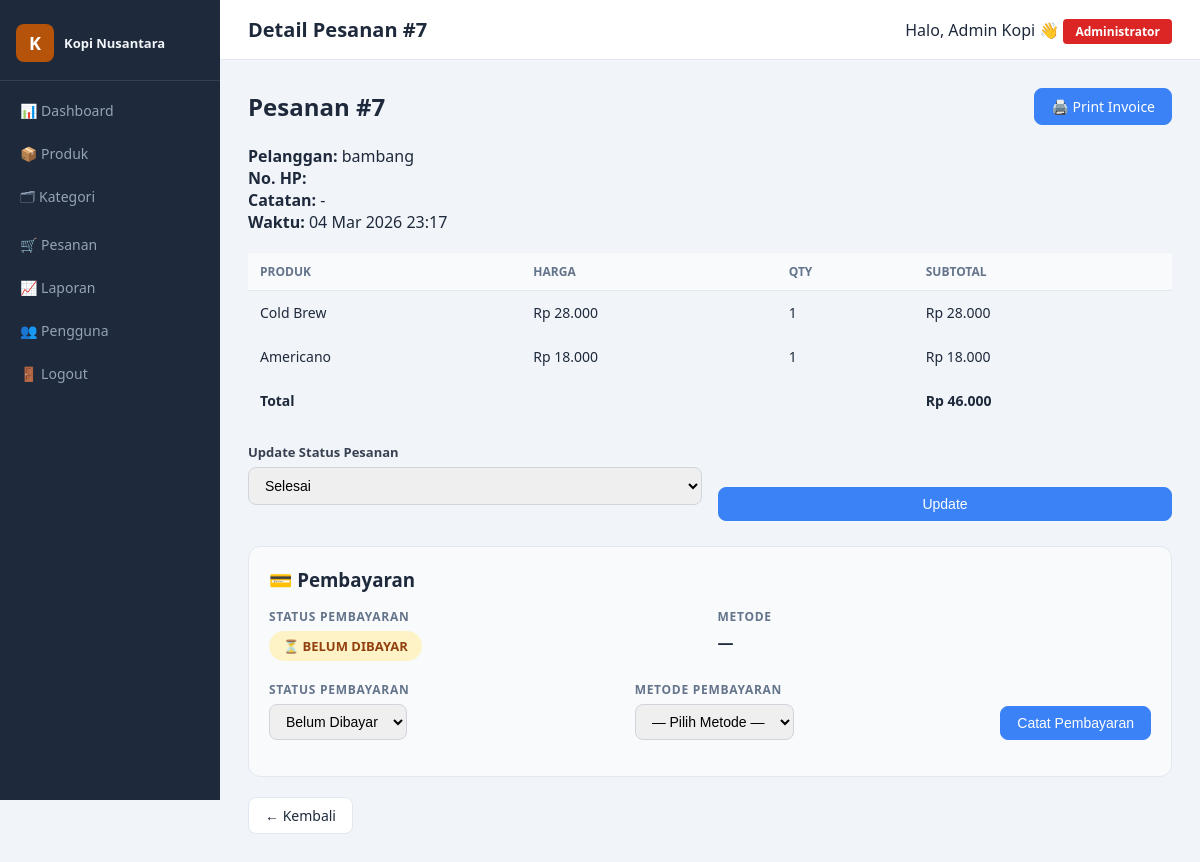
The app's page /orders/7 (signed in) with its own data.
### tables this page shows
CREATE TABLE `orders` (
  `id` int NOT NULL AUTO_INCREMENT,
  `store_id` int NOT NULL,
  `customer_name` varchar(100) NOT NULL,
  `customer_phone` varchar(20) DEFAULT NULL,
  `total` decimal(10,2) NOT NULL DEFAULT '0.00',
  `status` enum('pending','proses','selesai','batal') DEFAULT 'pending',
  `note` text,
  `created_at` datetime DEFAULT CURRENT_TIMESTAMP,
  `payment_method` varchar(50) DEFAULT NULL,
  `payment_date` datetime DEFAULT NULL,
  `payment_status` enum('unpaid','paid','failed') DEFAULT 'unpaid',
  PRIMARY KEY (`id`),
  KEY `store_id` (`store_id`),
  CONSTRAINT `orders_ibfk_1` FOREIGN KEY (`store_id`) REFERENCES `stores` (`id`)
);

CREATE TABLE `order_items` (
  `id` int NOT NULL AUTO_INCREMENT,
  `order_id` int NOT NULL,
  `product_id` int NOT NULL,
  `qty` int NOT NULL DEFAULT '1',
  `price` decimal(10,2) NOT NULL,
  PRIMARY KEY (`id`),
  KEY `order_id` (`order_id`),
  KEY `product_id` (`product_id`),
  CONSTRAINT `order_items_ibfk_1` FOREIGN KEY (`order_id`) REFERENCES `orders` (`id`) ON DELETE CASCADE,
  CONSTRAINT `order_items_ibfk_2` FOREIGN KEY (`product_id`) REFERENCES `products` (`id`)
);

CREATE TABLE `products` (
  `id` int NOT NULL AUTO_INCREMENT,
  `store_id` int NOT NULL,
  `category_id` int DEFAULT NULL,
  `name` varchar(150) NOT NULL,
  `description` text,
  `price` decimal(10,2) NOT NULL DEFAULT '0.00',
  `image` varchar(255) DEFAULT NULL,
  `is_available` tinyint DEFAULT '1',
  `created_at` datetime DEFAULT CURRENT_TIMESTAMP,
  PRIMARY KEY (`id`),
  KEY `store_id` (`store_id`),
  KEY `category_id` (`category_id`),
  CONSTRAINT `products_ibfk_1` FOREIGN KEY (`store_id`) REFERENCES `stores` (`id`),
  CONSTRAINT `products_ibfk_2` FOREIGN KEY (`category_id`) REFERENCES `categories` (`id`)
);

### core/Controller.php (called while the page is built, shortened)
<?php
abstract class Controller
{
    protected function model(string $model): object
    {
        $file = ROOT_PATH . "/app/Models/{$model}.php";
        return new $model();
    }
    protected function view(string $view, array $data = []): void
    {
        extract($data);
        $file = ROOT_PATH . "/app/Views/{$view}.php";
        require $file;
    }
}

### app/Controllers/OrderController.php (called while the page is built, shortened)
<?php
class OrderController extends Controller
{
    private object $orderModel;
    public function __construct()
    {
        $this->orderModel = $this->model('OrderModel');
    }
    public function show(string $id): void
    {
        $order = $this->orderModel->find((int)$id);
        $items = $this->orderModel->detail((int)$id);
        $this->view('layouts/main', ['pageTitle' => 'Detail Pesanan #' . $id, 'content' => 'orders/show', 'order' => $order, 'items' => $items, 'csrf_field'  => $this->csrfField(),
        ]);
    }
}

### public/index.php (called while the page is built, shortened)
<?php
require_once dirname(__DIR__) . '/config/database.php';
$router = new Router();
$router->dispatch();

### core/Database.php (called while the page is built)
<?php
class Database
{
    private static ?PDO $instance = null;
    public static function getInstance(): PDO
    {
        if (self::$instance === null) {
            $dsn = "mysql:host=" . DB_HOST . ";dbname=" . DB_NAME . ";charset=" . DB_CHARSET;
            $options = [
                PDO::ATTR_ERRMODE            => PDO::ERRMODE_EXCEPTION,
                PDO::ATTR_DEFAULT_FETCH_MODE => PDO::FETCH_ASSOC,
                PDO::ATTR_EMULATE_PREPARES   => false,
            ];
            try {
                self::$instance = new PDO($dsn, DB_USER, DB_PASS, $options);
            } catch (PDOException $e) {
                die(json_encode(['error' => 'Database connection failed: ' . $e->getMessage()]));
            }
        }
        return self::$instance;
    }
}

### core/Model.php (called while the page is built, shortened)
<?php
abstract class Model
{
    protected PDO $db;
    protected string $table;
    protected string $primaryKey = "id";
    public function __construct()
    {
        $this->db = Database::getInstance();
    }
    public function find(int $id): array|false
    {
        try {
            $stmt = $this->db->prepare("SELECT * FROM {$this->table} WHERE {$this->primaryKey} = ?");
            $stmt->execute([$id]);
            return $stmt->fetch();
        } catch (PDOException $e) { $this->handleError($e, "find:{$this->table}"); }
    }
    public function query(string $sql, array $params = []): array
    {
        try {
            $stmt = $this->db->prepare($sql);
            $stmt->execute($params);
            return $stmt->fetchAll();
        } catch (PDOException $e) { $this->handleError($e, "query"); }
    }
}

### app/Models/OrderModel.php (called while the page is built, shortened)
<?php
class OrderModel extends Model
{
    public function detail(int $orderId): array
    {
        return $this->query(
            "SELECT oi.*, p.name AS product_name, p.image
             FROM order_items oi
             JOIN products p ON oi.product_id = p.id
             WHERE oi.order_id = ?",
            [$orderId]
        );
    }
}

### app/Views/orders/show.php (the view, shortened to what this page needs)
<div class="order-detail">
    <div style="display:flex; justify-content:space-between; align-items:center; margin-bottom:20px">
        <h2 style="margin:0">Pesanan #<?= $order['id'] ?></h2>
        <a id="printButton" href="<?= BASE_URL ?>/orders/print-invoice/<?= $order['id'] ?>" class="btn btn-primary" target="_blank">🖨️ Print Invoice</a>
    </div>
    <div class="order-info">
        <p><strong>Pelanggan:</strong> <?= htmlspecialchars($order['customer_name']) ?></p>
        <p><strong>No. HP:</strong> <?= $order['customer_phone'] ?? '-' ?></p>
        <p><strong>Catatan:</strong> <?= $order['note'] ? htmlspecialchars($order['note']) : '-' ?></p>
        <p><strong>Waktu:</strong> <?= date('d M Y H:i', strtotime($order['created_at'])) ?></p>
    </div>
    <table class="table" style="margin-top:20px">
        <thead><tr><th>Produk</th><th>Harga</th><th>Qty</th><th>Subtotal</th></tr></thead>
        <tbody>
        <?php foreach ($items as $item): ?>
        <tr>
            <td><?= htmlspecialchars($item['product_name']) ?></td>
            <td>Rp <?= number_format($item['price'], 0, ',', '.') ?></td>
            <td><?= $item['qty'] ?></td>
            <td>Rp <?= number_format($item['price'] * $item['qty'], 0, ',', '.') ?></td>
        </tr>
        <?php endforeach; ?>
        </tbody>
        <tfoot>
            <tr>
                <td colspan="3"><strong>Total</strong></td>
                <td><strong>Rp <?= number_format($order['total'], 0, ',', '.') ?></strong></td>
            </tr>
        </tfoot>
    </table>
    <form method="POST" action="<?= BASE_URL ?>/orders/update-status/<?= $order['id'] ?>" style="margin-top:20px">
        <div class="form-row" style="align-items:flex-end">
            <div class="form-group">
                <label>Update Status Pesanan</label>
                <select name="status">
                    <?php foreach (['pending','proses','selesai','batal'] as $s): ?>
                    <option value="<?= $s ?>" <?= $order['status'] === $s ? 'selected' : '' ?>><?= ucfirst($s) ?></option>
                    <?php endforeach; ?>
                </select>
            </div>
            <button type="submit" class="btn btn-primary">Update</button>
        </div>
    </form>
    <div style="background:#f8fafc; padding:20px; border-radius:12px; margin-top:25px; border:1px solid #e2e8f0">
        <h3 style="margin-top:0; margin-bottom:16px">💳 Pembayaran</h3>
        <div style="display:grid; grid-template-columns:1fr 1fr; gap:15px; margin-bottom:20px">
            <div>
                <p style="margin:0 0 6px; font-size:12px; text-transform:uppercase; letter-spacing:.06em; color:#64748b; font-weight:700">Status Pembayaran</p>
                <span style="display:inline-block; padding:6px 14px; border-radius:100px; font-size:13px; font-weight:700;
                    background:<?= ($order['payment_status'] ?? 'unpaid') === 'paid' ? '#dcfce7; color:#16a34a' : (($order['payment_status'] ?? 'unpaid') === 'failed' ? '#fee2e2; color:#991b1b' : '#fef3c7; color:#92400e') ?>">
                    <?php if (($order['payment_status'] ?? 'unpaid') === 'paid'): ?>✓ LUNAS
                    <?php elseif (($order['payment_status'] ?? 'unpaid') === 'failed'): ?>✗ GAGAL
                    <?php else: ?>⏳ BELUM DIBAYAR<?php endif; ?>
                </span>
            </div>
            <div>
                <p style="margin:0 0 6px; font-size:12px; text-transform:uppercase; letter-spacing:.06em; color:#64748b; font-weight:700">Metode</p>
                <p style="margin:0; font-weight:600"><?= ($order['payment_method'] ?? null) ? htmlspecialchars($order['payment_method']) : '—' ?></p>
            </div>
        </div>
        <form method="POST" action="<?= BASE_URL ?>/orders/record-payment/<?= $order['id'] ?>">
            <div style="display:grid; grid-template-columns:1fr 1fr auto; gap:12px; align-items:flex-end; margin-bottom:16px">
                <div>
                    <label style="font-size:12px; font-weight:700; text-transform:uppercase; letter-spacing:.06em; color:#64748b; display:block; margin-bottom:6px">Status Pembayaran</label>
                    <select name="payment_status" id="paymentStatus" onchange="onPaymentChange()" required>
                        <option value="unpaid" <?= ($order['payment_status'] ?? '') === 'unpaid' ? 'selected' : '' ?>>Belum Dibayar</option>
                    </select>
                </div>
                <div>
                    <label style="font-size:12px; font-weight:700; text-transform:uppercase; letter-spacing:.06em; color:#64748b; display:block; margin-bottom:6px">Metode Pembayaran</label>
                    <select name="payment_method" id="paymentMethod" onchange="onPaymentChange()">
                        <option value="" <?= empty($order['payment_method']) ? 'selected' : '' ?>>— Pilih Metode —</option>
                    </select>
                </div>
                <button type="submit" class="btn btn-primary">Catat Pembayaran</button>
            </div>
        </form>
    </div>
    <a href="<?= BASE_URL ?>/orders" class="btn" style="margin-top:20px">← Kembali</a>
</div>

### core/Router.php (shortened to what this page needs)
<?php
class Router
{
    private array $routes = [];
    public function get(string $path, string $controller, string $method): void
    {
        $this->routes['GET'][$path] = ['controller' => $controller, 'method' => $method];
    }
    public function post(string $path, string $controller, string $method): void
    {
        $this->routes['POST'][$path] = ['controller' => $controller, 'method' => $method];
    }
    public function dispatch(): void
    {
        $httpMethod = $_SERVER['REQUEST_METHOD'];
        $uri = parse_url($_SERVER['REQUEST_URI'], PHP_URL_PATH);
        $uri = preg_replace('#^/public#', '', $uri);
        $uri = '/' . trim($uri, '/');
        $routes = $this->routes[$httpMethod] ?? [];
        uksort($routes, function ($a, $b) {
            $aScore = substr_count($a, '{');
            $bScore = substr_count($b, '{');
            if ($aScore !== $bScore) return $aScore - $bScore;
            return strlen($b) - strlen($a);
        });
        foreach ($routes as $route => $action) {
            $pattern = preg_quote($route, '#');
            $pattern = preg_replace('/\\\{[^}]+\\\}/', '([^/]+)', $pattern);
            $pattern = "#^{$pattern}$#";
            if (preg_match($pattern, $uri, $matches)) {
                array_shift($matches);
                try {
                    $ctrl = new $action['controller']();
                    call_user_func_array([$ctrl, $action['method']], $matches);
                } catch (AppException $e) {
                    $this->handleAppError($e);
                } catch (PDOException $e) {
                    $this->handleAppError(
                        new AppException("Terjadi kesalahan pada database. Silakan coba lagi.", 500, $e)
                    );
                } catch (\Throwable $e) {
                    $this->handleUnexpectedError($e);
                }
                return;
            }
        }
    }
}

### public/css/admin.css (style rules this page uses)
* { margin: 0; padding: 0; box-sizing: border-box; }
body { font-family: 'Segoe UI', sans-serif; background: #f1f5f9; color: #1e293b; display: flex; min-height: 100vh; }
.table { width: 100%; border-collapse: collapse; font-size: 14px; }
.table th { background: #f8fafc; padding: 10px 12px; text-align: left; font-size: 12px; text-transform: uppercase; color: #64748b; border-bottom: 1px solid #e2e8f0; }
.table td { padding: 12px; border-bottom: 1px solid #f1f5f9; vertical-align: middle; }
.btn { padding: 8px 16px; border-radius: 8px; border: 1px solid #e2e8f0; background: #fff; cursor: pointer; font-size: 14px; text-decoration: none; color: #1e293b; display: inline-block; transition: all .2s; }
.btn-primary { background: #3b82f6; color: #fff; border-color: #3b82f6; }
.form-group { margin-bottom: 16px; }
.form-group label { display: block; font-size: 13px; font-weight: 600; margin-bottom: 6px; color: #374151; }
.form-group input, .form-group select, .form-group textarea { width: 100%; padding: 9px 12px; border: 1px solid #d1d5db; border-radius: 8px; font-size: 14px; }
.form-row { display: grid; grid-template-columns: 1fr 1fr; gap: 16px; }

### app/Views/orders/show.php (style rules this page uses)
h2 { color: #1e293b; }
h3 { color: #1e293b; }
select, input { padding: 8px 12px; border: 1px solid #d1d5db; border-radius: 8px; font-size: 14px; }

### records on screen
orders: id "7", customer_name "bambang", created_at "04 Mar 2026 23:17", total "46.000", status "Selesai", payment_status "Belum Dibayar", payment_method "— Pilih Metode —"
order_items: product.name "Cold Brew", price "28.000", qty "1", $item['price'] * $item['qty'] "28.000"
order_items: product.name "Americano", price "18.000", qty "1", $item['price'] * $item['qty'] "18.000"
